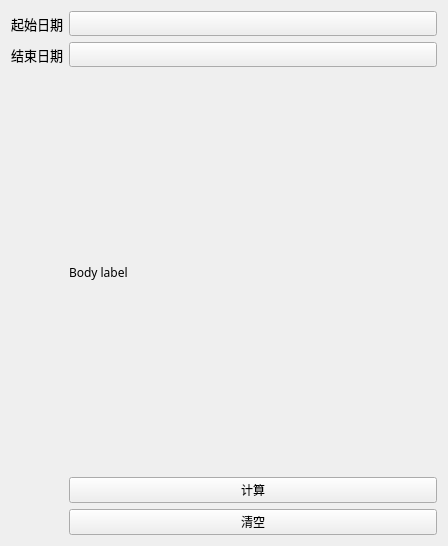
<?xml version="1.0" encoding="UTF-8"?>
<ui version="4.0">
 <class>Frame</class>
 <widget class="QFrame" name="Frame">
  <property name="geometry">
   <rect>
    <x>0</x>
    <y>0</y>
    <width>448</width>
    <height>546</height>
   </rect>
  </property>
  <property name="font">
   <font>
    <family>微软雅黑</family>
   </font>
  </property>
  <property name="windowTitle">
   <string>Frame</string>
  </property>
  <layout class="QGridLayout" name="gridLayout_3">
   <item row="0" column="0">
    <layout class="QFormLayout" name="formLayout">
     <item row="0" column="0">
      <widget class="BodyLabel" name="BodyLabel">
       <property name="font">
        <font>
         <family>微软雅黑 Light</family>
         <pointsize>10</pointsize>
         <weight>50</weight>
         <bold>false</bold>
        </font>
       </property>
       <property name="styleSheet">
        <string notr="true">BodyLabel{
	color: #6750a4;

 
    background-color: transparent;
}</string>
       </property>
       <property name="text">
        <string>起始日期</string>
       </property>
      </widget>
     </item>
     <item row="0" column="1">
      <widget class="CalendarPicker" name="CalendarPicker_begin"/>
     </item>
     <item row="1" column="0">
      <widget class="BodyLabel" name="BodyLabel_2">
       <property name="font">
        <font>
         <family>微软雅黑 Light</family>
         <pointsize>10</pointsize>
         <weight>50</weight>
         <bold>false</bold>
        </font>
       </property>
       <property name="layoutDirection">
        <enum>Qt::LeftToRight</enum>
       </property>
       <property name="styleSheet">
        <string notr="true">BodyLabel{
	color: #6750a4;

 
    background-color: transparent;
}</string>
       </property>
       <property name="text">
        <string>结束日期</string>
       </property>
      </widget>
     </item>
     <item row="1" column="1">
      <widget class="CalendarPicker" name="CalendarPicker_end"/>
     </item>
     <item row="3" column="1">
      <widget class="ElevatedPushButton" name="button_cal">
       <property name="text">
        <string>计算</string>
       </property>
       <property name="borderRadius">
        <number>10</number>
       </property>
      </widget>
     </item>
     <item row="4" column="1">
      <widget class="ElevatedPushButton" name="button_ac">
       <property name="text">
        <string>清空</string>
       </property>
       <property name="borderRadius">
        <number>10</number>
       </property>
      </widget>
     </item>
     <item row="2" column="1">
      <widget class="BodyLabel" name="label">
       <property name="sizePolicy">
        <sizepolicy hsizetype="Preferred" vsizetype="Expanding">
         <horstretch>0</horstretch>
         <verstretch>0</verstretch>
        </sizepolicy>
       </property>
       <property name="minimumSize">
        <size>
         <width>0</width>
         <height>169</height>
        </size>
       </property>
       <property name="styleSheet">
        <string notr="true">BodyLabel{
	color: #6750a4;

    padding: 8px 24px 9px 24px;
    outline: none;
	border: 3px outset #6750a4;
	border-radius: 10px;
    background-color: transparent;
}</string>
       </property>
       <property name="text">
        <string>Body label</string>
       </property>
      </widget>
     </item>
    </layout>
   </item>
  </layout>
 </widget>
 <customwidgets>
  <customwidget>
   <class>ElevatedPushButton</class>
   <extends>FilledPushButton</extends>
   <header>qmaterialwidgets</header>
  </customwidget>
  <customwidget>
   <class>FilledPushButton</class>
   <extends>QPushButton</extends>
   <header>qmaterialwidgets</header>
  </customwidget>
  <customwidget>
   <class>BodyLabel</class>
   <extends>QLabel</extends>
   <header>qmaterialwidgets</header>
  </customwidget>
  <customwidget>
   <class>CalendarPicker</class>
   <extends>QPushButton</extends>
   <header>qmaterialwidgets</header>
  </customwidget>
 </customwidgets>
 <resources/>
 <connections/>
</ui>
